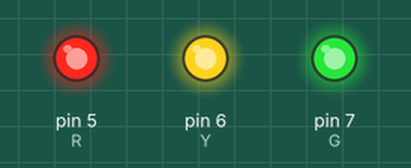
Recording of a sketch running on a simulated Arduino Uno, built with avr-gcc and run on an emulated ATmega328P. Parts: output pins drawn as LEDs (lit = HIGH).

Above: at 0.2 s.
At 1.7 s:
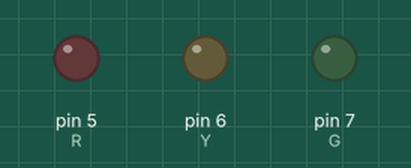
Timing chart, 0 to 3.0 s (numbered marks = the images above):
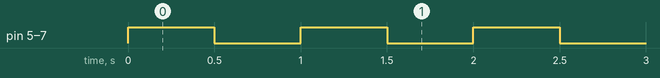

Measured:
- by itself, pin 5 (R), pin 6 (Y), pin 7 (G): alternates HIGH for 0.50 s and LOW for 0.50 s

The sketch:

0._Blinking_LED.ino
```cpp
int R = 5;
int Y = 6;
int G = 7;

void setup() {
  pinMode(R, OUTPUT);
  pinMode(Y, OUTPUT);
  pinMode(G, OUTPUT);
}

void loop() {
  digitalWrite(R, HIGH);
  digitalWrite(Y, HIGH);
  digitalWrite(G, HIGH);
  delay(500);
  digitalWrite(R, LOW);
  digitalWrite(Y, LOW);
  digitalWrite(G, LOW);
  delay(500);
}
```
